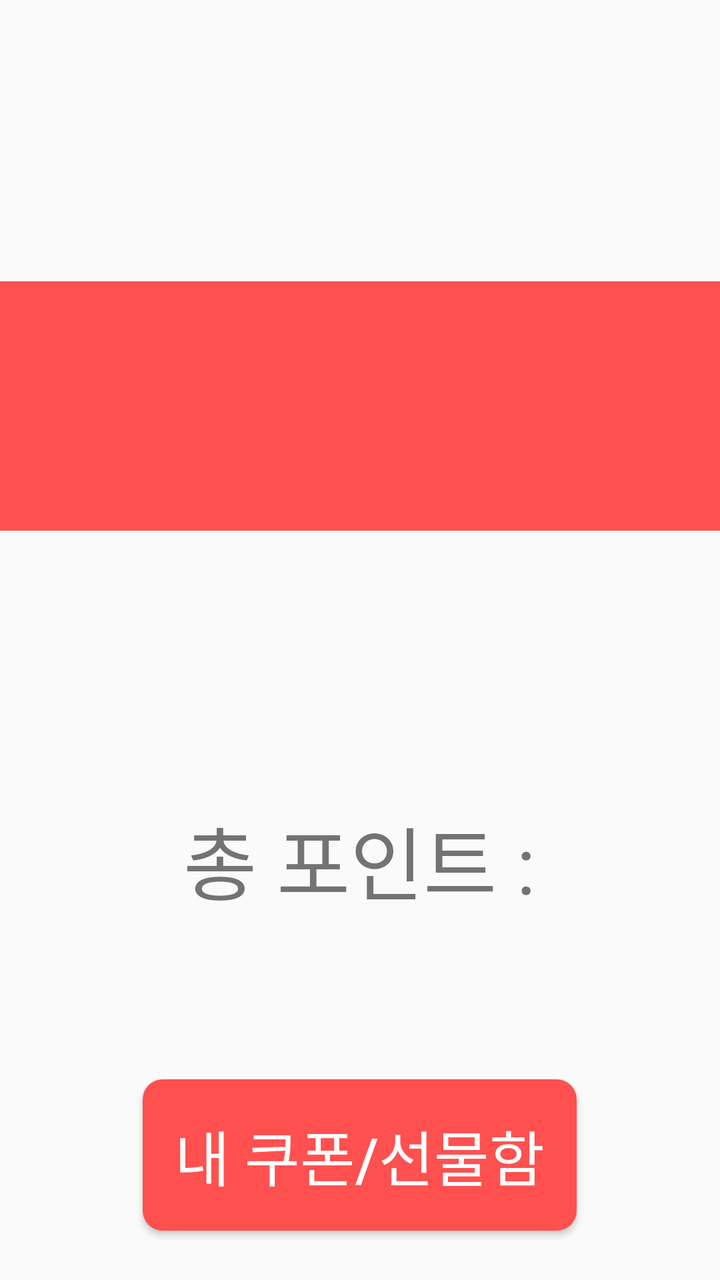
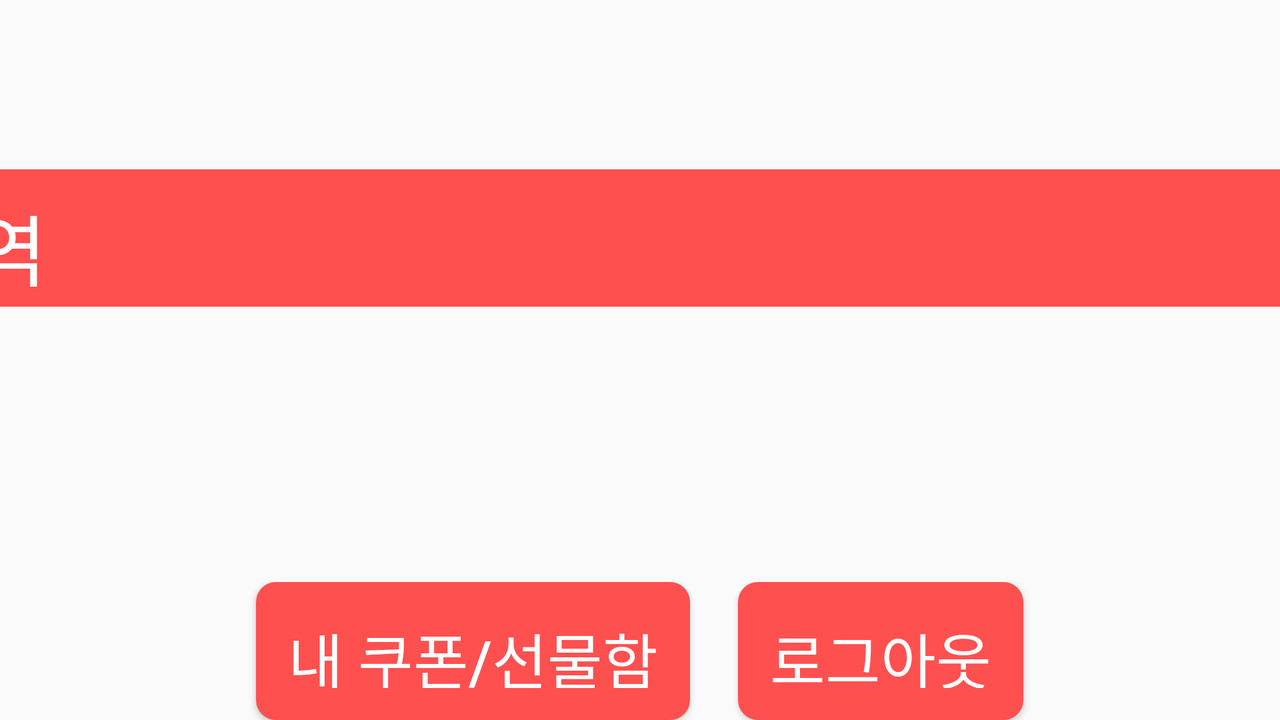

An Android layout and its configuration variant, each rendered on a device that would load it. The default file and the variant file are quoted in full after the pictures.
<!-- AndroidManifest.xml: application theme AppTheme -->
<!-- res/layout/fragment_point.xml -->
<?xml version="1.0" encoding="utf-8"?>
<LinearLayout xmlns:android="http://schemas.android.com/apk/res/android"
              android:orientation="vertical"
              android:layout_width="match_parent"
              android:layout_height="match_parent">

    <LinearLayout
            android:layout_weight="1"
            android:gravity="center_vertical"
            android:layout_width="match_parent"
            android:layout_height="0px">

        
        <TextView
                android:id="@+id/tv_point_guide"
                android:textSize="@dimen/text_size_40"
                android:layout_width="match_parent"
                android:layout_height="wrap_content"
                android:textAlignment="center"/>
    </LinearLayout>

    <LinearLayout
            android:layout_marginTop="@dimen/activity_margin_16"
            android:layout_gravity="center|center_vertical"
            android:layout_weight="3"
            android:layout_width="1000dp"
            android:layout_height="0px"
            android:orientation="vertical">

        <LinearLayout
                android:background="@drawable/round_corner_red"
                android:layout_weight="1"
                android:layout_width="match_parent"
                android:layout_height="0px">
            
            <TextView
                    android:textSize="@dimen/text_size_40"
                    android:textColor="@color/colorWhite"
                    android:gravity="center_vertical"
                    android:layout_width="wrap_content"
                    android:layout_height="match_parent"
                    android:text="@string/pointTitle"/>
        </LinearLayout>

        <TableLayout
                android:padding="@dimen/activity_margin_16"
                android:layout_weight="2"
                android:layout_gravity="center_vertical"
                android:layout_width="match_parent"
                android:layout_height="0px"
                android:stretchColumns="*">

            <TableRow
                    android:paddingBottom="@dimen/activity_margin_16">
                
                <TextView
                        android:textSize="@dimen/text_size_30"
                        android:gravity="left"
                        android:layout_width="0px"
                        android:layout_height="match_parent"
                        android:text="@string/pointUsing"/>

                
                <TextView
                        android:textSize="@dimen/text_size_30"
                        android:gravity="right"
                        android:id="@+id/tv_point_saving"
                        android:layout_width="0px"
                        android:layout_height="match_parent"/>
            </TableRow>
            <TableRow
                    android:paddingBottom="@dimen/activity_margin_16">
                
                <TextView
                        android:textSize="@dimen/text_size_30"
                        android:gravity="left"
                        android:layout_width="wrap_content"
                        android:layout_height="wrap_content"
                        android:text="@string/pointDeduct"/>

                
                <TextView
                        android:textSize="@dimen/text_size_30"
                        android:gravity="right"
                        android:id="@+id/tv_point_deduct"
                        android:layout_weight="1"
                        android:layout_width="wrap_content"
                        android:layout_height="wrap_content"/>
            </TableRow>
            <TableRow>
                
                <TextView
                        android:textSize="@dimen/text_size_40"
                        android:gravity="right"
                        android:layout_width="wrap_content"
                        android:layout_height="wrap_content"
                        android:text="@string/pointTotal"/>

                
                <TextView
                        android:textSize="@dimen/text_size_40"
                        android:gravity="right"
                        android:id="@+id/tv_total_point"
                        android:layout_width="wrap_content"
                        android:layout_height="wrap_content"/>
            </TableRow>
        </TableLayout>
    </LinearLayout>

    <LinearLayout
            android:layout_weight="1"
            android:layout_width="match_parent"
            android:layout_height="0px"
            android:gravity="center">

        <Button
                android:id="@+id/btn_benefit_box"
                android:layout_width="wrap_content"
                android:layout_height="wrap_content"
                android:textSize="@dimen/text_size_30"
                android:background="@drawable/round_corner_red"
                android:textColor="@color/colorWhite"
                android:paddingTop="@dimen/activity_margin_16"
                android:paddingBottom="@dimen/activity_margin_16"
                android:paddingRight="@dimen/activity_margin_16"
                android:paddingLeft="@dimen/activity_margin_16"
                android:text="@string/btn_go_giftbox"/>
    </LinearLayout>

</LinearLayout>
<!-- resources referenced by this layout -->
<resources>
  <color name="colorWhite">#FFFFFF</color>
  <dimen name="activity_margin_16">16dp</dimen>
  <dimen name="text_size_30">30dp</dimen>
  <dimen name="text_size_40">40dp</dimen>
  <!-- drawable round_corner_red (drawable) -->
  <?xml version="1.0" encoding="utf-8"?>
  <shape xmlns:android="http://schemas.android.com/apk/res/android">
  
      <solid android:color="@color/colorDeepRed"/>
  
  
      
      
      
      
  
      <corners android:radius="10dp"/>
  
      <padding
              android:left="10dp"
              android:top="10dp"
              android:right="10dp"
              android:bottom="10dp"/>
  
  </shape>
  <string name="btn_go_giftbox">내 쿠폰/선물함</string>
  <string name="pointDeduct">포인트 사용</string>
  <string name="pointTitle">포인트 내역</string>
  <string name="pointTotal">총 포인트 :</string>
  <string name="pointUsing">포인트 적립</string>
  <style name="AppTheme" parent="Theme.AppCompat.Light.DarkActionBar">
          
          <item name="colorPrimary">@color/colorPrimary</item>
          <item name="colorPrimaryDark">@color/colorPrimaryDark</item>
          <item name="colorAccent">@color/colorAccent</item>
      </style>
  <color name="colorDeepRed">#FF5050</color>
  <color name="colorPrimary">#3F51B5</color>
  <color name="colorPrimaryDark">#303F9F</color>
  <color name="colorAccent">#FF4081</color>
</resources>
<!-- res/layout-land/fragment_point.xml (the author's variant of the layout above) -->
<!-- drawn on the phone turned sideways -->
<?xml version="1.0" encoding="utf-8"?>
<LinearLayout xmlns:android="http://schemas.android.com/apk/res/android"
              android:orientation="vertical"
              android:layout_width="match_parent"
              android:layout_height="match_parent">

    <LinearLayout
            android:layout_weight="1"
            android:gravity="center_vertical"
            android:layout_width="match_parent"
            android:layout_height="0px">

        
        <TextView
                android:id="@+id/tv_point_guide"
                android:textSize="@dimen/text_size_40"
                android:layout_width="match_parent"
                android:layout_height="wrap_content"
                android:textAlignment="center"/>
    </LinearLayout>

    <LinearLayout
            android:layout_marginTop="@dimen/activity_margin_16"
            android:layout_gravity="center|center_vertical"
            android:layout_weight="3"
            android:layout_width="1000dp"
            android:layout_height="0px"
            android:orientation="vertical">

        <LinearLayout
                android:background="@drawable/round_corner_red"
                android:layout_weight="1"
                android:layout_width="match_parent"
                android:layout_height="0px">
            
            <TextView
                    android:textSize="@dimen/text_size_40"
                    android:textColor="@color/colorWhite"
                    android:gravity="center_vertical"
                    android:layout_width="wrap_content"
                    android:layout_height="match_parent"
                    android:text="@string/pointTitle"/>
        </LinearLayout>

        <TableLayout
                android:padding="@dimen/activity_margin_16"
                android:layout_weight="2"
                android:layout_gravity="center_vertical"
                android:layout_width="match_parent"
                android:layout_height="0px"
                android:stretchColumns="*">

            <TableRow
                android:paddingBottom="@dimen/activity_margin_16">
                
                <TextView
                        android:textSize="@dimen/text_size_30"
                        android:gravity="left"
                        android:layout_width="0px"
                        android:layout_height="match_parent"
                        android:text="@string/pointUsing"/>

                
                <TextView
                        android:textSize="@dimen/text_size_30"
                        android:gravity="right"
                        android:id="@+id/tv_point_saving"
                        android:layout_width="0px"
                        android:layout_height="match_parent"/>
            </TableRow>
            <TableRow
                    android:paddingBottom="@dimen/activity_margin_16">
                
                <TextView
                        android:textSize="@dimen/text_size_30"
                        android:gravity="left"
                        android:layout_width="wrap_content"
                        android:layout_height="wrap_content"
                        android:text="@string/pointDeduct"/>

                
                <TextView
                        android:textSize="@dimen/text_size_30"
                        android:gravity="right"
                        android:id="@+id/tv_point_deduct"
                        android:layout_weight="1"
                        android:layout_width="wrap_content"
                        android:layout_height="wrap_content"/>
            </TableRow>
            <TableRow>
                
                <TextView
                        android:textSize="@dimen/text_size_40"
                        android:gravity="right"
                        android:layout_width="wrap_content"
                        android:layout_height="wrap_content"
                        android:text="@string/pointTotal"/>

                
                <TextView
                        android:textSize="@dimen/text_size_40"
                        android:gravity="right"
                        android:id="@+id/tv_total_point"
                        android:layout_width="wrap_content"
                        android:layout_height="wrap_content"/>
            </TableRow>
        </TableLayout>
    </LinearLayout>

    <LinearLayout
            android:layout_weight="1"
            android:layout_width="match_parent"
            android:layout_height="0px"
            android:gravity="center">

        <Button
                android:id="@+id/btn_benefit_box"
                android:layout_width="wrap_content"
                android:layout_height="wrap_content"
                android:textSize="@dimen/text_size_30"
                android:background="@drawable/round_corner_red"
                android:textColor="@color/colorWhite"
                android:paddingTop="@dimen/activity_margin_16"
                android:paddingBottom="@dimen/activity_margin_16"
                android:paddingRight="@dimen/activity_margin_16"
                android:paddingLeft="@dimen/activity_margin_16"
                android:text="@string/btn_go_giftbox"/>

        <Button
                android:id="@+id/btn_logout"
                android:layout_marginLeft="@dimen/activity_margin_24"
                android:textSize="@dimen/text_size_30"
                android:background="@drawable/round_corner_red"
                android:paddingTop="@dimen/activity_margin_16"
                android:paddingBottom="@dimen/activity_margin_16"
                android:paddingRight="@dimen/activity_margin_16"
                android:paddingLeft="@dimen/activity_margin_16"
                android:textColor="@color/colorWhite"
                android:layout_width="wrap_content"
                android:layout_height="wrap_content"
                android:text="@string/btn_logout"/>
    </LinearLayout>

</LinearLayout>
<!-- resources referenced by the variant -->
<!-- as the phone turned sideways resolves them -->
<resources>
  <color name="colorWhite">#FFFFFF</color>
  <dimen name="activity_margin_16">16dp</dimen>
  <dimen name="activity_margin_24">24dp</dimen>
  <dimen name="text_size_30">30dp</dimen>
  <dimen name="text_size_40">40dp</dimen>
  <!-- drawable round_corner_red (drawable) -->
  <?xml version="1.0" encoding="utf-8"?>
  <shape xmlns:android="http://schemas.android.com/apk/res/android">
  
      <solid android:color="@color/colorDeepRed"/>
  
  
      
      
      
      
  
      <corners android:radius="10dp"/>
  
      <padding
              android:left="10dp"
              android:top="10dp"
              android:right="10dp"
              android:bottom="10dp"/>
  
  </shape>
  <string name="btn_go_giftbox">내 쿠폰/선물함</string>
  <string name="btn_logout">로그아웃</string>
  <string name="pointDeduct">포인트 사용</string>
  <string name="pointTitle">포인트 내역</string>
  <string name="pointTotal">총 포인트 :</string>
  <string name="pointUsing">포인트 적립</string>
  <style name="AppTheme" parent="Theme.AppCompat.Light.DarkActionBar">
          
          <item name="colorPrimary">@color/colorPrimary</item>
          <item name="colorPrimaryDark">@color/colorPrimaryDark</item>
          <item name="colorAccent">@color/colorAccent</item>
      </style>
  <color name="colorDeepRed">#FF5050</color>
  <color name="colorPrimary">#3F51B5</color>
  <color name="colorPrimaryDark">#303F9F</color>
  <color name="colorAccent">#FF4081</color>
</resources>
